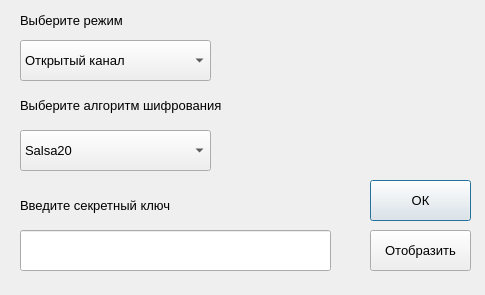
<?xml version="1.0" encoding="UTF-8"?>
<ui version="4.0">
 <class>Settings</class>
 <widget class="QDialog" name="Settings">
  <property name="geometry">
   <rect>
    <x>0</x>
    <y>0</y>
    <width>485</width>
    <height>295</height>
   </rect>
  </property>
  <property name="minimumSize">
   <size>
    <width>485</width>
    <height>295</height>
   </size>
  </property>
  <property name="maximumSize">
   <size>
    <width>485</width>
    <height>295</height>
   </size>
  </property>
  <property name="windowTitle">
   <string>Dialog</string>
  </property>
  <widget class="QComboBox" name="comboBox_1">
   <property name="geometry">
    <rect>
     <x>20</x>
     <y>40</y>
     <width>191</width>
     <height>41</height>
    </rect>
   </property>
   <property name="font">
    <font>
     <pointsize>10</pointsize>
    </font>
   </property>
   <item>
    <property name="text">
     <string>Открытый канал</string>
    </property>
   </item>
   <item>
    <property name="text">
     <string>Шифрованный канал</string>
    </property>
   </item>
  </widget>
  <widget class="QComboBox" name="comboBox_2">
   <property name="geometry">
    <rect>
     <x>20</x>
     <y>130</y>
     <width>191</width>
     <height>41</height>
    </rect>
   </property>
   <property name="font">
    <font>
     <pointsize>10</pointsize>
    </font>
   </property>
   <item>
    <property name="text">
     <string>Salsa20</string>
    </property>
   </item>
   <item>
    <property name="text">
     <string>Rabbit</string>
    </property>
   </item>
   <item>
    <property name="text">
     <string>HC128</string>
    </property>
   </item>
   <item>
    <property name="text">
     <string>Sosemanuk</string>
    </property>
   </item>
   <item>
    <property name="text">
     <string>Grain</string>
    </property>
   </item>
   <item>
    <property name="text">
     <string>Mickey</string>
    </property>
   </item>
   <item>
    <property name="text">
     <string>Trivium</string>
    </property>
   </item>
  </widget>
  <widget class="QLabel" name="label">
   <property name="geometry">
    <rect>
     <x>20</x>
     <y>10</y>
     <width>191</width>
     <height>21</height>
    </rect>
   </property>
   <property name="font">
    <font>
     <pointsize>10</pointsize>
    </font>
   </property>
   <property name="text">
    <string>Выберите режим</string>
   </property>
  </widget>
  <widget class="QLabel" name="label_2">
   <property name="geometry">
    <rect>
     <x>20</x>
     <y>90</y>
     <width>231</width>
     <height>31</height>
    </rect>
   </property>
   <property name="font">
    <font>
     <pointsize>10</pointsize>
    </font>
   </property>
   <property name="text">
    <string>Выберите алгоритм шифрования</string>
   </property>
  </widget>
  <widget class="QLabel" name="label_3">
   <property name="geometry">
    <rect>
     <x>20</x>
     <y>190</y>
     <width>231</width>
     <height>31</height>
    </rect>
   </property>
   <property name="font">
    <font>
     <pointsize>10</pointsize>
    </font>
   </property>
   <property name="text">
    <string>Введите секретный ключ</string>
   </property>
  </widget>
  <widget class="QLineEdit" name="lineEdit">
   <property name="geometry">
    <rect>
     <x>20</x>
     <y>230</y>
     <width>311</width>
     <height>41</height>
    </rect>
   </property>
   <property name="maxLength">
    <number>32</number>
   </property>
   <property name="echoMode">
    <enum>QLineEdit::Password</enum>
   </property>
  </widget>
  <widget class="QPushButton" name="pushButton_1">
   <property name="geometry">
    <rect>
     <x>370</x>
     <y>180</y>
     <width>101</width>
     <height>41</height>
    </rect>
   </property>
   <property name="font">
    <font>
     <pointsize>10</pointsize>
    </font>
   </property>
   <property name="text">
    <string>ОК</string>
   </property>
   <property name="default">
    <bool>true</bool>
   </property>
  </widget>
  <widget class="QPushButton" name="pushButton_2">
   <property name="geometry">
    <rect>
     <x>370</x>
     <y>230</y>
     <width>101</width>
     <height>41</height>
    </rect>
   </property>
   <property name="font">
    <font>
     <pointsize>10</pointsize>
    </font>
   </property>
   <property name="text">
    <string>Отобразить</string>
   </property>
  </widget>
 </widget>
 <resources/>
 <connections/>
</ui>
